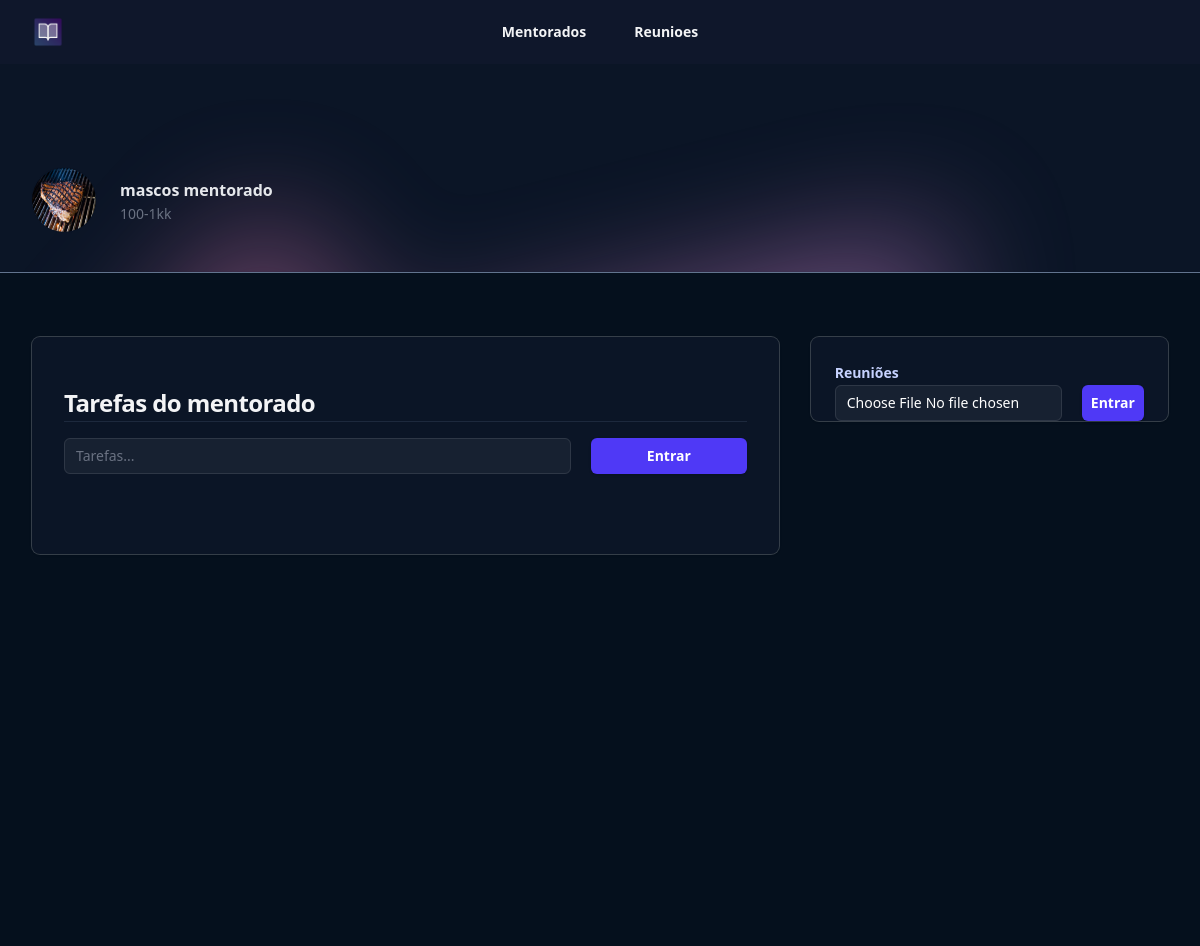
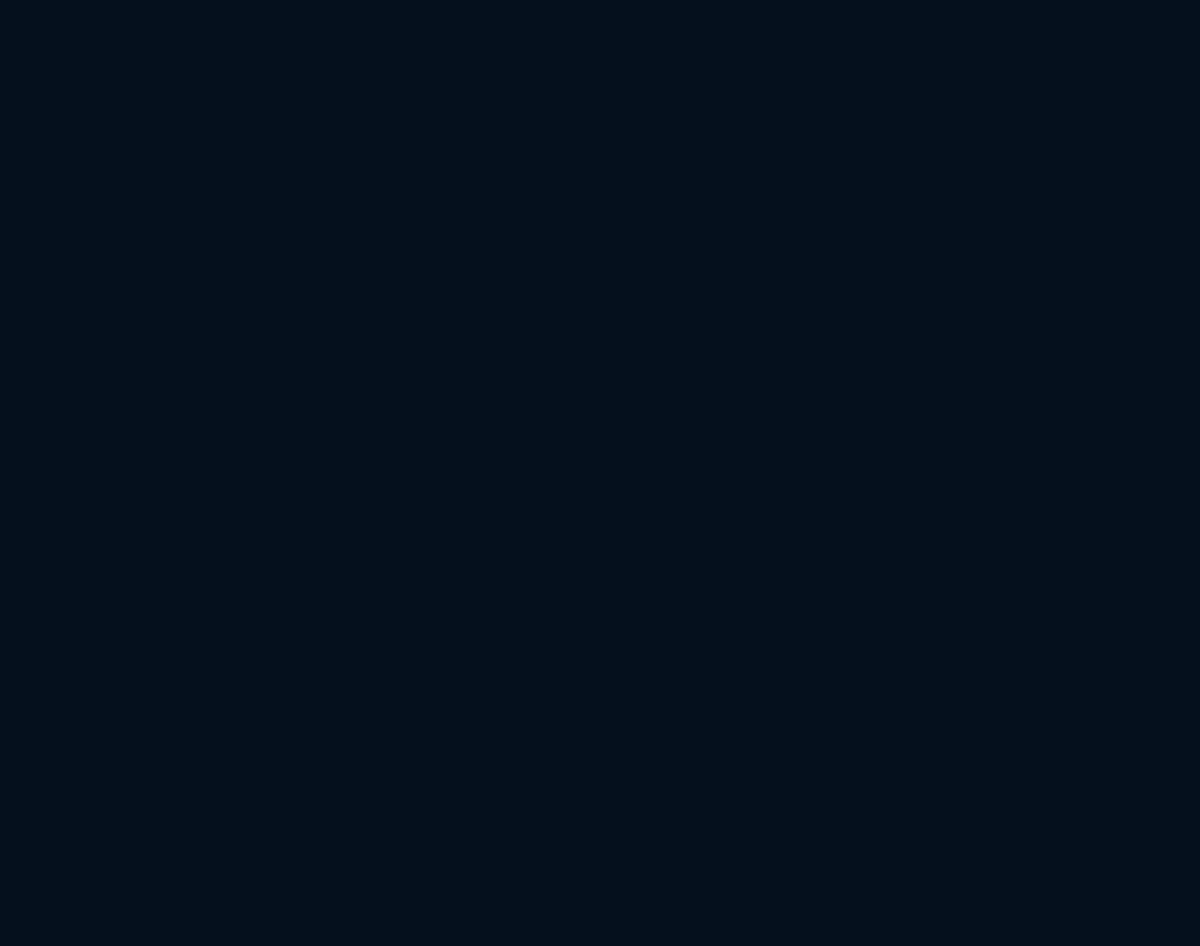
The app's page /mentorados/tarefa/2 (signed in) with its own data (2 pictures, top to bottom).
### mentorados/models.py (models this page shows, shortened)
class Mentorados(models.Model):
    estado_choices = (("E1", "10-100k"), ("E2", "100-1kk"))
    nome = models.CharField(max_length=255)
    foto = models.ImageField(upload_to="fotos", null=True, blank=True)
    estagio = models.CharField(max_length=2, choices=estado_choices)
    navigator = models.ForeignKey(Navigators, null=True, on_delete=models.CASCADE)
    user = models.ForeignKey(User, on_delete=models.CASCADE)  # mentor
    criado_em = models.DateField(auto_now_add=True)
    token = models.CharField(max_length=16)
    def __str__(self):
        return f"{self.nome}"

### mentorados/views.py (the view)
# urls.py: path("tarefa/<int:id>", views.tarefa, name="tarefa"),
def tarefa(request, id):
    mentorado = Mentorados.objects.get(id=id)
    if mentorado.user != request.user:
        raise Http404()
    if request.method == "GET":
        tarefas = Tarefa.objects.filter(mentorado=mentorado)
        videos = Upload.objects.filter(mentorado=mentorado)
        return render(
            request,
            "tarefa.html",
            {"mentorado": mentorado, "tarefas": tarefas, "videos": videos},
        )
    else:
        tarefa = request.POST.get("tarefa")
        tarefa = Tarefa(mentorado=mentorado, tarefa=tarefa)
        tarefa.save()
        return redirect(f"/mentorados/tarefa/{id}")

### mentorados/templates/tarefa.html (shortened to what this page needs)
{% extends "base.html" %}
{% load static %}
{% block 'body' %}
<header class="bg-slate-900">
  <nav class="flex items-center justify-between p-4 lg:px-8" aria-label="Global">
    <div class="flex lg:flex-1">
      <a href="#" class="-m-1.5 p-1.5">
        <img class="h-8 w-auto" src="{% static 'logo.png' %}" alt="">
      </a>
    </div>
    <div class="hidden lg:flex lg:gap-x-12">
      <a href="{% url "mentorados" %}" class="text-sm/6 font-semibold text-gray-100">Mentorados</a>
      <a href="{% url "reunioes" %}" class="text-sm/6 font-semibold text-gray-100">Reunioes</a>
    </div>
  </nav>
</header>
<main>
  <header class="relative isolate pt-16 bg-[#0b1526] border-b-1 border-slate-500">
    <div class="absolute inset-0 -z-10 overflow-hidden" aria-hidden="true">
      <div class="absolute left-16 top-full -mt-16 transform-gpu opacity-50 blur-3xl xl:left-1/2 xl:-ml-80">
        <div class="aspect-[1154/678] w-[72.125rem] bg-gradient-to-br from-[#FF80B5] to-[#9089FC]"
          style="clip-path: polygon(100% 38.5%, 82.6% 100%, 60.2% 37.7%, 52.4% 32.1%, 47.5% 41.8%, 45.2% 65.6%, 27.5% 23.4%, 0.1% 35.3%, 17.9% 0%, 27.7% 23.4%, 76.2% 2.5%, 74.2% 56%, 100% 38.5%)">
        </div>
      </div>
      <div class="absolute inset-x-0 bottom-0 h-px bg-gray-900/5"></div>
    </div>
    <div>
      <div class="mx-auto max-w-7xl px-4 py-10 sm:px-6 lg:px-8">
        <div class="mx-auto flex max-w-2xl items-center justify-between gap-x-8 lg:mx-0 lg:max-w-none">
          <div class="flex items-center gap-x-6">
            <img src="{{mentorado.foto.url}}" alt="" class="size-16 flex-none rounded-full ring-1 ring-gray-900/10">
            <h1>
              <div class="mt-1 text-base font-semibold text-gray-200">{{mentorado}}</div>
              <div class="text-sm/6 text-gray-500">{{mentorado.get_estagio_display}}</div>
            </h1>
          </div>
        </div>
      </div>
    </div>
  </header>
  <div class="bg-[#05101d] min-h-screen">
    <div class="mx-auto max-w-7xl px-4 py-16 sm:px-6 lg:px-8">
      <div class="mx-auto grid max-w-2xl grid-cols-1 grid-rows-1 items-start gap-x-8 gap-y-8 lg:mx-0 lg:max-w-none lg:grid-cols-3">
        <div class="lg:col-start-3 lg:row-end-1">
          <div class="rounded-lg shadow-sm ring-1 ring-white/20 bg-[#0b1526]">
            <dl class="flex flex-wrap">
              <div class="flex-auto px-6 pt-6">
                <p class="text-sm/6 font-semibold text-indigo-200">Reuniões</p>
                <div class="grid grid-cols-4 gap-5">
                  <div class="col-span-3">
                    <form action="{% url "upload" mentorado.id %}" method="POST" enctype='multipart/form-data'>{% csrf_token %}
                      <input type="file" name="video" required class="block w-full rounded-md bg-white/5 px-3 py-1.5 text-base text-white outline outline-1 -outline-offset-1 outline-white/10 placeholder:text-gray-500 focus:outline focus:outline-2 focus:-outline-offset-2 focus:outline-indigo-500 sm:text-sm/6">
                  </div>
                  <div>
                    <button type="submit" class="flex w-full justify-center cursor-pointer rounded-md bg-indigo-600 px-3 py-1.5 text-sm/6 font-semibold text-white shadow-sm hover:bg-indigo-500 focus-visible:outline focus-visible:outline-2 focus-visible:outline-offset-2 focus-visible:outline-indigo-600">Entrar</button>
                  </div>
                </div>
              </div>
            </dl>
          </div>
        </div>
        <div class="-mx-4 px-4 py-8 shadow-sm sm:mx-0 sm:rounded-lg sm:px-8 sm:pb-14 lg:col-span-2 lg:row-span-2 lg:row-end-2 xl:px-16 xl:pb-20 xl:pt-16 ring-1 ring-white/20 bg-[#0b1526]">
          <h2 class="mt-4 text-2xl/9 font-bold tracking-tight text-gray-100">Tarefas do mentorado</h2>
          <hr class="border-px border-slate-800">
          <div class="grid grid-cols-4 gap-5 mt-4">
            <div class="col-span-3">
              <form action="{% url "tarefa" mentorado.id %}" method="POST">{% csrf_token %}
                <input type="text" name="tarefa" autocomplete="email" required class="block w-full rounded-md bg-white/5 px-3 py-1.5 text-base text-white outline outline-1 -outline-offset-1 outline-white/10 placeholder:text-gray-500 focus:outline focus:outline-2 focus:-outline-offset-2 focus:outline-indigo-500 sm:text-sm/6" placeholder="Tarefas...">
            </div>
            <div>
              <button type="submit" class="flex w-full justify-center cursor-pointer rounded-md bg-indigo-600 px-3 py-1.5 text-sm/6 font-semibold text-white shadow-sm hover:bg-indigo-500 focus-visible:outline focus-visible:outline-2 focus-visible:outline-offset-2 focus-visible:outline-indigo-600">Entrar</button>
            </div>
          </div>
          <br>
        </div>
      </div>
    </div>
  </div>
</main>
{% endblock 'body' %}

### records on screen
Mentorados: foto (picture), nome "mascos mentorado", estagio "100-1kk"
